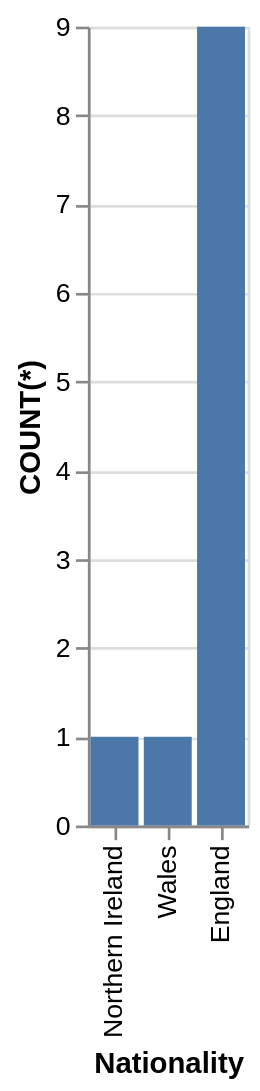

Write the Vega-Lite specification saved for this chart.
### Vega-Lite specification from a JSON file in a GitHub repository (floating-point values rounded to 4 significant figures)
{"data": {"values": [{"x_data": "Northern Ireland", "y_data": 1}, {"x_data": "Wales", "y_data": 1}, {"x_data": "England", "y_data": 9}]}, "mark": "bar", "encoding": {"x": {"field": "x_data", "type": "nominal", "title": "Nationality", "sort": {"op": "sum", "field": "y_data", "order": "ascending"}}, "y": {"field": "y_data", "type": "quantitative", "title": "COUNT(*)"}}}
